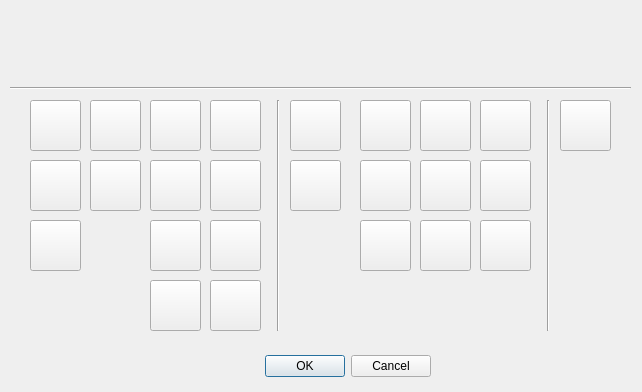
<?xml version="1.0" encoding="UTF-8"?>
<ui version="4.0">
 <class>BuffDialog</class>
 <widget class="QDialog" name="BuffDialog">
  <property name="geometry">
   <rect>
    <x>0</x>
    <y>0</y>
    <width>642</width>
    <height>392</height>
   </rect>
  </property>
  <property name="minimumSize">
   <size>
    <width>642</width>
    <height>392</height>
   </size>
  </property>
  <property name="maximumSize">
   <size>
    <width>642</width>
    <height>392</height>
   </size>
  </property>
  <property name="windowTitle">
   <string>Dialog</string>
  </property>
  <widget class="QDialogButtonBox" name="buttonBox">
   <property name="geometry">
    <rect>
     <x>240</x>
     <y>350</y>
     <width>191</width>
     <height>32</height>
    </rect>
   </property>
   <property name="orientation">
    <enum>Qt::Horizontal</enum>
   </property>
   <property name="standardButtons">
    <set>QDialogButtonBox::Cancel|QDialogButtonBox::Ok</set>
   </property>
  </widget>
  <widget class="QWidget" name="widget_skill" native="true">
   <property name="geometry">
    <rect>
     <x>10</x>
     <y>10</y>
     <width>621</width>
     <height>71</height>
    </rect>
   </property>
  </widget>
  <widget class="QWidget" name="widget_equipment" native="true">
   <property name="geometry">
    <rect>
     <x>10</x>
     <y>90</y>
     <width>621</width>
     <height>251</height>
    </rect>
   </property>
   <widget class="QPushButton" name="equipment_aider">
    <property name="geometry">
     <rect>
      <x>140</x>
      <y>130</y>
      <width>51</width>
      <height>51</height>
     </rect>
    </property>
   </widget>
   <widget class="QPushButton" name="equipment_rings">
    <property name="geometry">
     <rect>
      <x>200</x>
      <y>130</y>
      <width>51</width>
      <height>51</height>
     </rect>
    </property>
   </widget>
   <widget class="QPushButton" name="equipment_magicShone">
    <property name="geometry">
     <rect>
      <x>200</x>
      <y>190</y>
      <width>51</width>
      <height>51</height>
     </rect>
    </property>
   </widget>
   <widget class="QPushButton" name="equipment_earring">
    <property name="geometry">
     <rect>
      <x>140</x>
      <y>190</y>
      <width>51</width>
      <height>51</height>
     </rect>
    </property>
   </widget>
   <widget class="QPushButton" name="equipment_pants">
    <property name="geometry">
     <rect>
      <x>20</x>
      <y>70</y>
      <width>51</width>
      <height>51</height>
     </rect>
    </property>
   </widget>
   <widget class="QPushButton" name="equipment_shoes">
    <property name="geometry">
     <rect>
      <x>20</x>
      <y>130</y>
      <width>51</width>
      <height>51</height>
     </rect>
    </property>
   </widget>
   <widget class="QPushButton" name="equipment_coat">
    <property name="geometry">
     <rect>
      <x>80</x>
      <y>10</y>
      <width>51</width>
      <height>51</height>
     </rect>
    </property>
   </widget>
   <widget class="QPushButton" name="equipment_necklace">
    <property name="geometry">
     <rect>
      <x>200</x>
      <y>70</y>
      <width>51</width>
      <height>51</height>
     </rect>
    </property>
   </widget>
   <widget class="QPushButton" name="equipment_weapon">
    <property name="geometry">
     <rect>
      <x>140</x>
      <y>10</y>
      <width>51</width>
      <height>51</height>
     </rect>
    </property>
   </widget>
   <widget class="QPushButton" name="equipment_shoulder">
    <property name="geometry">
     <rect>
      <x>20</x>
      <y>10</y>
      <width>51</width>
      <height>51</height>
     </rect>
    </property>
   </widget>
   <widget class="QPushButton" name="equipment_bracelet">
    <property name="geometry">
     <rect>
      <x>140</x>
      <y>70</y>
      <width>51</width>
      <height>51</height>
     </rect>
    </property>
   </widget>
   <widget class="QPushButton" name="equipment_belt">
    <property name="geometry">
     <rect>
      <x>80</x>
      <y>70</y>
      <width>51</width>
      <height>51</height>
     </rect>
    </property>
   </widget>
   <widget class="QPushButton" name="equipment_title">
    <property name="geometry">
     <rect>
      <x>200</x>
      <y>10</y>
      <width>51</width>
      <height>51</height>
     </rect>
    </property>
   </widget>
   <widget class="QPushButton" name="fashion_halo">
    <property name="geometry">
     <rect>
      <x>280</x>
      <y>70</y>
      <width>51</width>
      <height>51</height>
     </rect>
    </property>
    <property name="text">
     <string/>
    </property>
   </widget>
   <widget class="QPushButton" name="fashion_chest">
    <property name="geometry">
     <rect>
      <x>350</x>
      <y>70</y>
      <width>51</width>
      <height>51</height>
     </rect>
    </property>
    <property name="text">
     <string/>
    </property>
   </widget>
   <widget class="QPushButton" name="fashion_shoes">
    <property name="geometry">
     <rect>
      <x>470</x>
      <y>130</y>
      <width>51</width>
      <height>51</height>
     </rect>
    </property>
    <property name="text">
     <string/>
    </property>
   </widget>
   <widget class="QPushButton" name="fashion_hat">
    <property name="geometry">
     <rect>
      <x>410</x>
      <y>10</y>
      <width>51</width>
      <height>51</height>
     </rect>
    </property>
    <property name="text">
     <string/>
    </property>
   </widget>
   <widget class="QPushButton" name="fashion_pants">
    <property name="geometry">
     <rect>
      <x>410</x>
      <y>130</y>
      <width>51</width>
      <height>51</height>
     </rect>
    </property>
    <property name="text">
     <string/>
    </property>
   </widget>
   <widget class="QPushButton" name="fashion_coat">
    <property name="geometry">
     <rect>
      <x>410</x>
      <y>70</y>
      <width>51</width>
      <height>51</height>
     </rect>
    </property>
    <property name="text">
     <string/>
    </property>
   </widget>
   <widget class="QPushButton" name="fashion_weapon">
    <property name="geometry">
     <rect>
      <x>280</x>
      <y>10</y>
      <width>51</width>
      <height>51</height>
     </rect>
    </property>
    <property name="text">
     <string/>
    </property>
   </widget>
   <widget class="QPushButton" name="fashion_head">
    <property name="geometry">
     <rect>
      <x>350</x>
      <y>10</y>
      <width>51</width>
      <height>51</height>
     </rect>
    </property>
    <property name="text">
     <string/>
    </property>
   </widget>
   <widget class="QPushButton" name="fashion_face">
    <property name="geometry">
     <rect>
      <x>470</x>
      <y>10</y>
      <width>51</width>
      <height>51</height>
     </rect>
    </property>
    <property name="text">
     <string/>
    </property>
   </widget>
   <widget class="QPushButton" name="fashion_skin">
    <property name="geometry">
     <rect>
      <x>470</x>
      <y>70</y>
      <width>51</width>
      <height>51</height>
     </rect>
    </property>
    <property name="text">
     <string/>
    </property>
   </widget>
   <widget class="QPushButton" name="fashion_waist">
    <property name="geometry">
     <rect>
      <x>350</x>
      <y>130</y>
      <width>51</width>
      <height>51</height>
     </rect>
    </property>
    <property name="text">
     <string/>
    </property>
   </widget>
   <widget class="QPushButton" name="pet_pet">
    <property name="geometry">
     <rect>
      <x>550</x>
      <y>10</y>
      <width>51</width>
      <height>51</height>
     </rect>
    </property>
    <property name="text">
     <string/>
    </property>
   </widget>
   <widget class="Line" name="line">
    <property name="geometry">
     <rect>
      <x>260</x>
      <y>10</y>
      <width>16</width>
      <height>231</height>
     </rect>
    </property>
    <property name="orientation">
     <enum>Qt::Vertical</enum>
    </property>
   </widget>
   <widget class="Line" name="line_3">
    <property name="geometry">
     <rect>
      <x>530</x>
      <y>10</y>
      <width>16</width>
      <height>231</height>
     </rect>
    </property>
    <property name="orientation">
     <enum>Qt::Vertical</enum>
    </property>
   </widget>
  </widget>
  <widget class="Line" name="line_2">
   <property name="geometry">
    <rect>
     <x>10</x>
     <y>80</y>
     <width>621</width>
     <height>16</height>
    </rect>
   </property>
   <property name="orientation">
    <enum>Qt::Horizontal</enum>
   </property>
  </widget>
 </widget>
 <resources/>
 <connections>
  <connection>
   <sender>buttonBox</sender>
   <signal>accepted()</signal>
   <receiver>BuffDialog</receiver>
   <slot>accept()</slot>
   <hints>
    <hint type="sourcelabel">
     <x>248</x>
     <y>254</y>
    </hint>
    <hint type="destinationlabel">
     <x>157</x>
     <y>274</y>
    </hint>
   </hints>
  </connection>
  <connection>
   <sender>buttonBox</sender>
   <signal>rejected()</signal>
   <receiver>BuffDialog</receiver>
   <slot>reject()</slot>
   <hints>
    <hint type="sourcelabel">
     <x>316</x>
     <y>260</y>
    </hint>
    <hint type="destinationlabel">
     <x>286</x>
     <y>274</y>
    </hint>
   </hints>
  </connection>
 </connections>
</ui>
